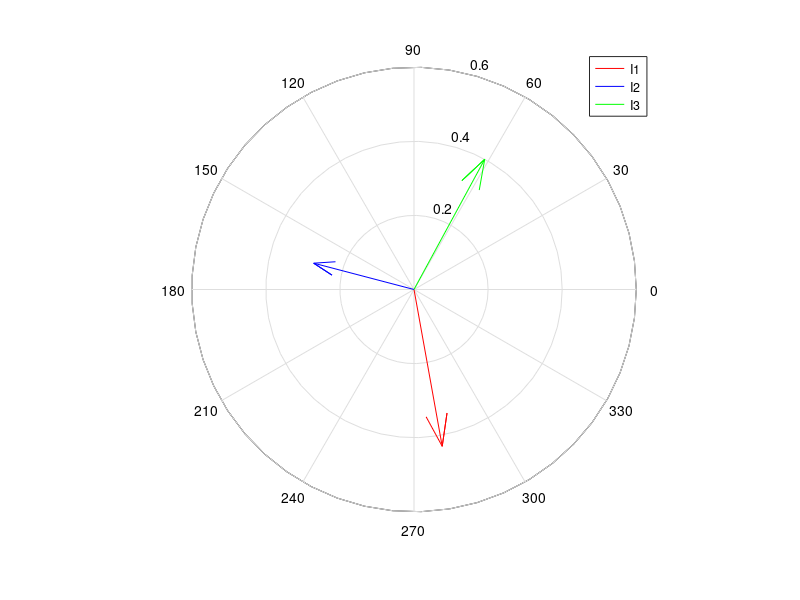

Source code (MATLAB):
I1theta=-79.8
I1=.43*(cos(deg2rad(I1theta))+sin(deg2rad(I1theta))*1i);
I2theta=-194.7
I2=.28*(cos(deg2rad(I2theta))+sin(deg2rad(I2theta))*1i);
I3theta=61.5
I3=.40*(cos(deg2rad(I3theta))+sin(deg2rad(I3theta))*1i);


compass(I1,'r'); hold on
compass(I2,'b');
compass(I3,'g');
legend('I1','I2','I3')